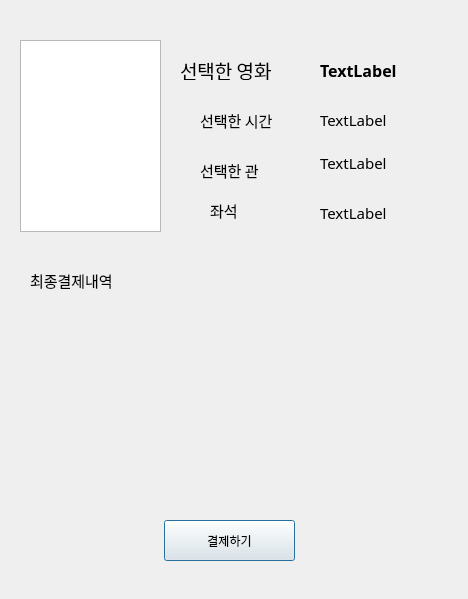
<?xml version="1.0" encoding="UTF-8"?>
<ui version="4.0">
 <class>Dialog</class>
 <widget class="QDialog" name="Dialog">
  <property name="geometry">
   <rect>
    <x>0</x>
    <y>0</y>
    <width>468</width>
    <height>599</height>
   </rect>
  </property>
  <property name="windowTitle">
   <string>Dialog</string>
  </property>
  <widget class="QGraphicsView" name="graphicsView">
   <property name="geometry">
    <rect>
     <x>20</x>
     <y>40</y>
     <width>141</width>
     <height>192</height>
    </rect>
   </property>
  </widget>
  <widget class="QLabel" name="label_4">
   <property name="geometry">
    <rect>
     <x>200</x>
     <y>160</y>
     <width>91</width>
     <height>20</height>
    </rect>
   </property>
   <property name="font">
    <font>
     <family>NanumGothic</family>
     <pointsize>11</pointsize>
    </font>
   </property>
   <property name="text">
    <string>선택한 관</string>
   </property>
  </widget>
  <widget class="QLabel" name="label_5">
   <property name="geometry">
    <rect>
     <x>180</x>
     <y>60</y>
     <width>101</width>
     <height>20</height>
    </rect>
   </property>
   <property name="font">
    <font>
     <family>NanumGothic</family>
     <pointsize>14</pointsize>
     <weight>50</weight>
     <bold>false</bold>
    </font>
   </property>
   <property name="text">
    <string>선택한 영화</string>
   </property>
  </widget>
  <widget class="QLabel" name="lbl_selectmovie">
   <property name="geometry">
    <rect>
     <x>320</x>
     <y>60</y>
     <width>200</width>
     <height>20</height>
    </rect>
   </property>
   <property name="font">
    <font>
     <family>NanumGothic</family>
     <pointsize>12</pointsize>
     <weight>75</weight>
     <bold>true</bold>
    </font>
   </property>
   <property name="text">
    <string>TextLabel</string>
   </property>
  </widget>
  <widget class="QLabel" name="lbl_selecttheater">
   <property name="geometry">
    <rect>
     <x>320</x>
     <y>150</y>
     <width>200</width>
     <height>25</height>
    </rect>
   </property>
   <property name="font">
    <font>
     <family>NanumGothic</family>
     <pointsize>11</pointsize>
    </font>
   </property>
   <property name="text">
    <string>TextLabel</string>
   </property>
  </widget>
  <widget class="QLabel" name="label">
   <property name="geometry">
    <rect>
     <x>30</x>
     <y>270</y>
     <width>90</width>
     <height>20</height>
    </rect>
   </property>
   <property name="font">
    <font>
     <family>NanumGothic</family>
     <pointsize>11</pointsize>
    </font>
   </property>
   <property name="text">
    <string>최종결제내역</string>
   </property>
  </widget>
  <widget class="QLabel" name="lbl_selecttime">
   <property name="geometry">
    <rect>
     <x>320</x>
     <y>110</y>
     <width>200</width>
     <height>20</height>
    </rect>
   </property>
   <property name="font">
    <font>
     <family>NanumGothic</family>
     <pointsize>11</pointsize>
    </font>
   </property>
   <property name="text">
    <string>TextLabel</string>
   </property>
  </widget>
  <widget class="QLabel" name="label_6">
   <property name="geometry">
    <rect>
     <x>200</x>
     <y>110</y>
     <width>91</width>
     <height>20</height>
    </rect>
   </property>
   <property name="font">
    <font>
     <family>NanumGothic</family>
     <pointsize>11</pointsize>
    </font>
   </property>
   <property name="text">
    <string>선택한 시간</string>
   </property>
  </widget>
  <widget class="QLabel" name="label_9">
   <property name="geometry">
    <rect>
     <x>210</x>
     <y>200</y>
     <width>91</width>
     <height>20</height>
    </rect>
   </property>
   <property name="font">
    <font>
     <family>NanumGothic</family>
     <pointsize>11</pointsize>
    </font>
   </property>
   <property name="text">
    <string>좌석</string>
   </property>
  </widget>
  <widget class="QLabel" name="lbl_selected_seat">
   <property name="geometry">
    <rect>
     <x>320</x>
     <y>200</y>
     <width>200</width>
     <height>25</height>
    </rect>
   </property>
   <property name="font">
    <font>
     <family>NanumGothic</family>
     <pointsize>11</pointsize>
    </font>
   </property>
   <property name="text">
    <string>TextLabel</string>
   </property>
  </widget>
  <widget class="QPushButton" name="btn_pay">
   <property name="geometry">
    <rect>
     <x>164</x>
     <y>520</y>
     <width>131</width>
     <height>41</height>
    </rect>
   </property>
   <property name="text">
    <string>결제하기</string>
   </property>
  </widget>
 </widget>
 <resources/>
 <connections/>
</ui>
